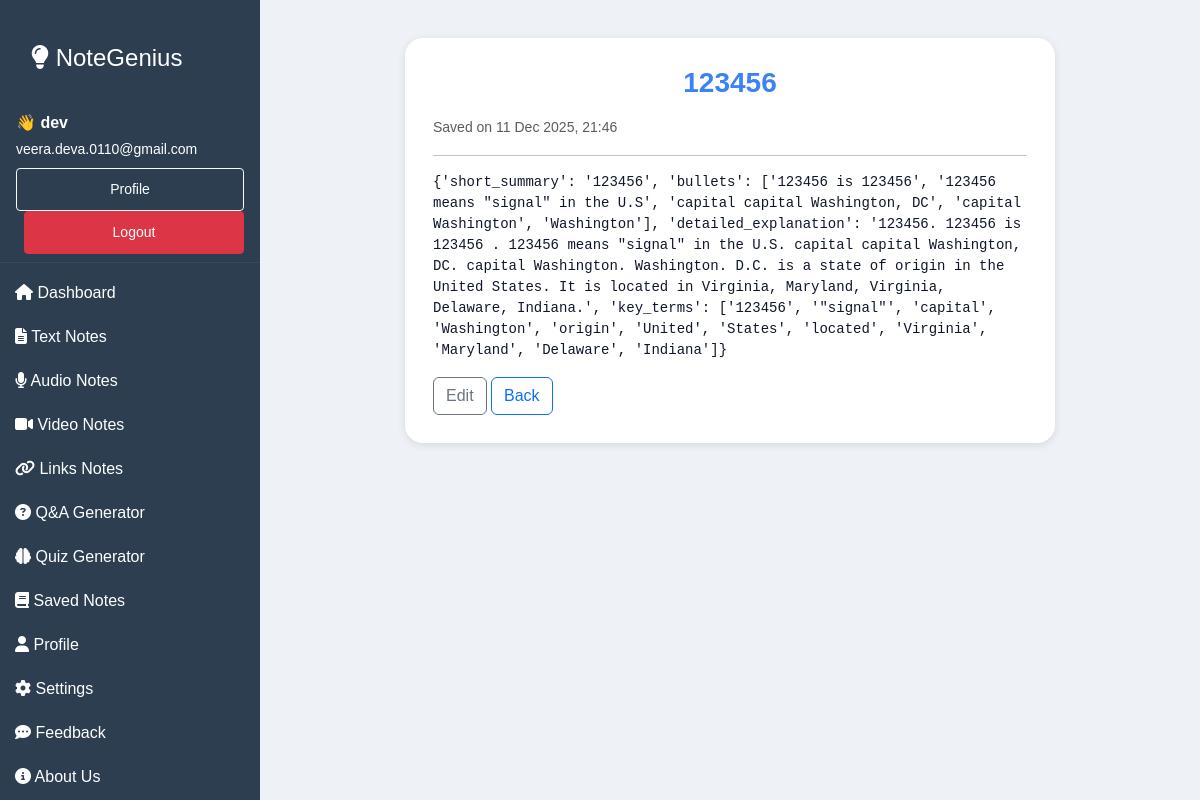
The app's page /note/1/ (signed in) with its own data.
### myapp/models.py (models this page shows, shortened)
class Notes(models.Model):
    NOTE_TYPES = [
        ('text', 'Text'),
        ('audio', 'Audio'),
        ('video', 'Video'),
        ('qna', 'Q&A'),
        ('quiz', 'Quiz'),
        ('other', 'Other'),
    ]
    user = models.ForeignKey(User, on_delete=models.CASCADE, related_name="notes")
    title = models.CharField(max_length=200, blank=True)
    content = models.TextField()            # store either raw text OR JSON stringified payload
    note_type = models.CharField(max_length=20, choices=NOTE_TYPES, default='text')
    created_at = models.DateTimeField(auto_now_add=True)
    updated_at = models.DateTimeField(auto_now=True)
    class Meta:
        ordering = ['-created_at']

### myapp/views.py (the view)
# urls.py: path('note/<int:pk>/', views.view_note, name='view_note'),
@login_required
def view_note(request, pk):
    note = get_object_or_404(Notes, pk=pk, user=request.user)
    return render(request, "view_note.html", {"note": note})

### myapp/templates/view_note.html
{% extends "index.html" %}
{% block main %}
<div class="container upload-section">
  <div class="upload-card">
    <h3>{{ note.title|default:"Untitled" }}</h3>
    <small class="text-muted">Saved on {{ note.created_at|date:"j M Y, H:i" }}</small>
    <hr>
    <div>
      <pre style="white-space:pre-wrap;">{{ note.content|safe }}</pre>
    </div>
    <div class="mt-3">
      <a href="{% url 'edit_note' note.id %}" class="btn btn-outline-secondary">Edit</a>
      <a href="{% url 'savednotes' %}" class="btn btn-outline-primary">Back</a>
    </div>
  </div>
</div>
{% endblock %}

### myapp/templates/index.html (shortened to what this page needs)
{% load static %}
<!DOCTYPE html>
<html lang="en">
  <head>
    <link
      href="https://cdn.jsdelivr.net/npm/bootstrap@5.3.3/dist/css/bootstrap.min.css"
      rel="stylesheet"
    />
    <link
      rel="stylesheet"
      href="https://cdnjs.cloudflare.com/ajax/libs/font-awesome/6.4.0/css/all.min.css"
    />
    <link rel="stylesheet" href="{% static 'css/styles.css' %}" />
    <link rel="stylesheet" href="{% static 'css/textup.css' %}" />
    <link rel="stylesheet" href="{% static 'css/savednotes.css' %}" />
    <link rel="stylesheet" href="{% static 'css/QnA.css' %}" />
  </head>
  <body>
    <div class="desktop-sidebar d-none d-md-block">
      <a href="{% url 'home' %}" class="text-decoration-none">
        <h4 class="text-white px-3 pt-3">
          <i class="fas fa-lightbulb"></i> NoteGenius
        </h4>
      </a>
      <div class="px-3 py-2 mb-2" style="border-bottom:1px solid rgba(255,255,255,0.05);">
        {% if user.is_authenticated %}
          <div class="text-white mb-1"><strong>👋 {{ user.first_name|default:user.username }}</strong></div>
          <div class="small mb-2" style="color: white !important;">
    {{ user.email|default:'' }}
</div>
          <div>
            <a class="btn btn-sm btn-outline-light" href="{% url 'profile' %}">Profile</a>
            <a class="btn btn-sm btn-danger ms-2" href="{% url 'logout' %}">Logout</a>
          </div>
        {% else %}
          <a class="btn btn-sm btn-outline-light me-2" href="{% url 'login' %}">Login</a>
          <a class="btn btn-sm btn-success" href="{% url 'signup' %}">Signup</a>
        {% endif %}
      </div>
      <a href="/"><i class="fas fa-home"></i> Dashboard</a>
      <a href="{% url 'textup'%}"><i class="fas fa-file-alt"></i> Text Notes</a>
      <a href="{% url 'audio_upload' %}"><i class="fas fa-microphone"></i> Audio Notes</a>
      <a href="{% url 'video_upload' %}"><i class="fas fa-video"></i> Video Notes</a>
      <a href="{% url 'yt_link_page' %}"><i class="fas fa-link"></i> Links Notes</a>
      <a href="{% url 'qna_upload' %}"><i class="fas fa-question-circle"></i> Q&A Generator</a>
      <a href="{% url 'quiz_upload' %}"><i class="fas fa-brain"></i> Quiz Generator</a>
      <a href="{% url 'savednotes' %}"><i class="fas fa-book"></i> Saved Notes</a>
      <a href="{% url 'profile' %}"><i class="fas fa-user"></i> Profile</a>
      <a href="{% url 'settings' %}"><i class="fas fa-cog"></i> Settings</a>
      <a href="{% url 'feedback' %}"><i class="fas fa-comment-dots"></i> Feedback</a>
      <a href="{% url 'about' %}"><i class="fas fa-circle-info"></i> About Us</a>
    </div>
    <div class="content-with-sidebar">
      {% block main %}{% endblock %}
    </div>
  </body>
</html>

### myapp/static/css/styles.css (style rules this page uses)
* { margin: 0; padding: 0; box-sizing: border-box; }
body { font-family: Arial, sans-serif; min-height: 100vh; background-color: #f8f9fa; color: #0f172a; }
@media (min-width: 768px) { .desktop-sidebar { position: fixed; top: 0; left: 0; width: 220px; height: 100vh; background-color: #2c3e50; padding-top: 1rem; color: #ffffff; } }
@media (min-width: 768px) { .desktop-sidebar h4 { padding-bottom: 0.75rem; } }
@media (min-width: 768px) { .desktop-sidebar a { color: #ffffff; text-decoration: none; padding: 10px 15px; display: block; } }
@media (min-width: 768px) { .main-content, .upload-section { margin-left: 220px; padding: 20px; } }
h3 { text-align: center !important; font-weight: 700 !important; color: #3b82f6 !important; margin-bottom: 15px !important; }

### myapp/static/css/textup.css (style rules this page uses)
.upload-section { max-width: 900px; margin: auto; padding: 20px; }
.upload-card { background: #ffffff; padding: 25px 30px; border-radius: 14px; box-shadow: 0 2px 8px rgba(0, 0, 0, 0.1); }

### myapp/static/css/QnA.css (style rules this page uses)
.upload-card { background: #ffffff; border-radius: 18px; padding: 28px; max-width: 650px; margin: auto; }

### myapp/templates/index.html (style rules this page uses)
body { background: #eef2f7; color: #0f172a; }
:root { --sidebar-width: 260px; }
.desktop-sidebar { width: var(--sidebar-width); position: fixed; top: 0; left: 0; height: 100vh; overflow-y: auto; padding-top: 18px; }
.content-with-sidebar { margin-left: var(--sidebar-width); min-height: 100vh; padding: 18px 28px; box-sizing: border-box; }

### records on screen
Notes: title "123456", created_at "11 Dec 2025, 21:46", content "{'short_summary': '123456', 'bullets': ['123456 is 123456', '123456 means \"signal\" in the U.S', 'capital capital Washington, DC', 'capital Washington', 'Washington'], 'detailed_explanation': '123456. 123456 is 123456 . 123456 means \"signal\" in the U.S. capital capital Washington, DC. capital Washington. Washington. D.C. is a state of origin in the United States. It is located in Virginia, Maryland, Virginia, Delaware, Indiana.', 'key_terms': ['123456', '\"signal\"', 'capital', 'Washington', 'origin', 'United', 'States', 'located', 'Virginia', 'Maryland', 'Delaware', 'Indiana']}…"

### other values on screen
{{ user.first_name|default:user.username }} "dev"
{{ user.email|default:'' }} "veera.deva.0110@gmail.com"
